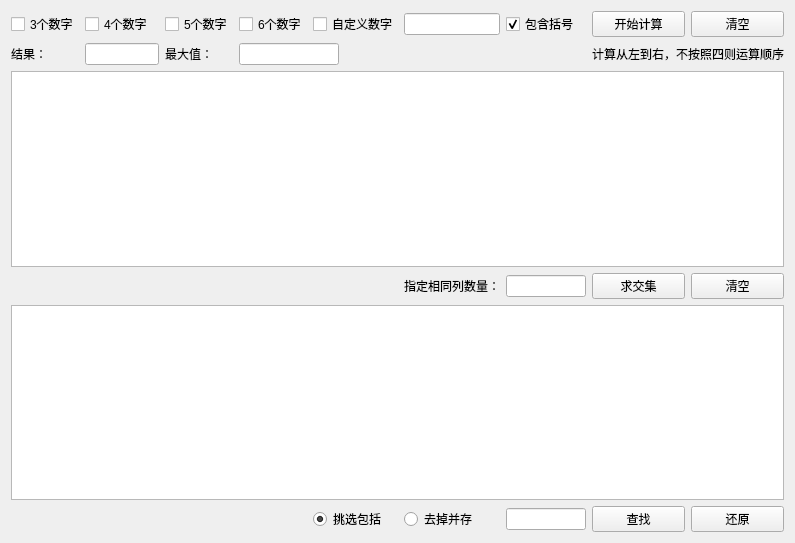
<?xml version="1.0" encoding="UTF-8"?>
<ui version="4.0">
 <class>MainWindow</class>
 <widget class="QMainWindow" name="MainWindow">
  <property name="geometry">
   <rect>
    <x>0</x>
    <y>0</y>
    <width>795</width>
    <height>543</height>
   </rect>
  </property>
  <property name="windowTitle">
   <string>计算器</string>
  </property>
  <widget class="QWidget" name="centralWidget">
   <layout class="QGridLayout" name="gridLayout_2">
    <item row="0" column="0">
     <layout class="QGridLayout" name="gridLayout">
      <item row="0" column="5" colspan="4">
       <widget class="QCheckBox" name="checkBox_4">
        <property name="text">
         <string>6个数字</string>
        </property>
       </widget>
      </item>
      <item row="3" column="0" colspan="14">
       <widget class="QTreeView" name="treeView">
        <property name="sortingEnabled">
         <bool>true</bool>
        </property>
        <attribute name="headerShowSortIndicator" stdset="0">
         <bool>true</bool>
        </attribute>
       </widget>
      </item>
      <item row="6" column="11">
       <widget class="QLineEdit" name="lineEdit_3"/>
      </item>
      <item row="0" column="2">
       <widget class="QCheckBox" name="checkBox_2">
        <property name="text">
         <string>4个数字</string>
        </property>
       </widget>
      </item>
      <item row="0" column="0" colspan="2">
       <widget class="QCheckBox" name="checkBox">
        <property name="text">
         <string>3个数字</string>
        </property>
       </widget>
      </item>
      <item row="6" column="0" colspan="3">
       <widget class="QLabel" name="label_6">
        <property name="text">
         <string/>
        </property>
       </widget>
      </item>
      <item row="2" column="10" colspan="2">
       <spacer name="horizontalSpacer">
        <property name="orientation">
         <enum>Qt::Horizontal</enum>
        </property>
        <property name="sizeHint" stdset="0">
         <size>
          <width>88</width>
          <height>20</height>
         </size>
        </property>
       </spacer>
      </item>
      <item row="0" column="4">
       <widget class="QCheckBox" name="checkBox_3">
        <property name="text">
         <string>5个数字</string>
        </property>
       </widget>
      </item>
      <item row="2" column="0" colspan="2">
       <widget class="QLabel" name="label">
        <property name="text">
         <string>结果：</string>
        </property>
       </widget>
      </item>
      <item row="2" column="12" colspan="2">
       <widget class="QLabel" name="label_3">
        <property name="text">
         <string>计算从左到右，不按照四则运算顺序</string>
        </property>
       </widget>
      </item>
      <item row="0" column="13">
       <widget class="QPushButton" name="pushButton_2">
        <property name="maximumSize">
         <size>
          <width>100</width>
          <height>16777215</height>
         </size>
        </property>
        <property name="text">
         <string>清空</string>
        </property>
       </widget>
      </item>
      <item row="6" column="3" colspan="6">
       <widget class="QLabel" name="label_8">
        <property name="text">
         <string/>
        </property>
       </widget>
      </item>
      <item row="4" column="3" colspan="7">
       <widget class="QLabel" name="label_7">
        <property name="text">
         <string/>
        </property>
       </widget>
      </item>
      <item row="4" column="13">
       <widget class="QPushButton" name="pushButton_5">
        <property name="maximumSize">
         <size>
          <width>100</width>
          <height>16777215</height>
         </size>
        </property>
        <property name="text">
         <string>清空</string>
        </property>
       </widget>
      </item>
      <item row="4" column="10">
       <widget class="QLabel" name="label_4">
        <property name="text">
         <string>指定相同列数量：</string>
        </property>
       </widget>
      </item>
      <item row="0" column="12">
       <widget class="QPushButton" name="pushButton">
        <property name="maximumSize">
         <size>
          <width>100</width>
          <height>16777215</height>
         </size>
        </property>
        <property name="text">
         <string>开始计算</string>
        </property>
       </widget>
      </item>
      <item row="4" column="0" colspan="3">
       <widget class="QLabel" name="label_5">
        <property name="text">
         <string/>
        </property>
       </widget>
      </item>
      <item row="6" column="13">
       <widget class="QPushButton" name="pushButton_6">
        <property name="text">
         <string>还原</string>
        </property>
       </widget>
      </item>
      <item row="6" column="10">
       <widget class="QRadioButton" name="radioButton_2">
        <property name="text">
         <string>去掉并存</string>
        </property>
       </widget>
      </item>
      <item row="5" column="0" colspan="14">
       <widget class="QListView" name="listView"/>
      </item>
      <item row="2" column="2" colspan="2">
       <widget class="QLineEdit" name="lineEdit_4">
        <property name="maximumSize">
         <size>
          <width>100</width>
          <height>16777215</height>
         </size>
        </property>
       </widget>
      </item>
      <item row="6" column="9">
       <widget class="QRadioButton" name="radioButton">
        <property name="text">
         <string>挑选包括</string>
        </property>
        <property name="checked">
         <bool>true</bool>
        </property>
       </widget>
      </item>
      <item row="6" column="12">
       <widget class="QPushButton" name="pushButton_3">
        <property name="text">
         <string>查找</string>
        </property>
       </widget>
      </item>
      <item row="4" column="12">
       <widget class="QPushButton" name="pushButton_4">
        <property name="maximumSize">
         <size>
          <width>100</width>
          <height>16777215</height>
         </size>
        </property>
        <property name="text">
         <string>求交集</string>
        </property>
       </widget>
      </item>
      <item row="4" column="11">
       <widget class="QLineEdit" name="lineEdit_2"/>
      </item>
      <item row="2" column="4">
       <widget class="QLabel" name="label_2">
        <property name="text">
         <string>最大值：</string>
        </property>
       </widget>
      </item>
      <item row="2" column="5" colspan="5">
       <widget class="QLineEdit" name="lineEdit">
        <property name="maximumSize">
         <size>
          <width>100</width>
          <height>16777215</height>
         </size>
        </property>
       </widget>
      </item>
      <item row="0" column="11">
       <widget class="QCheckBox" name="checkBox_5">
        <property name="text">
         <string>包含括号</string>
        </property>
        <property name="checked">
         <bool>true</bool>
        </property>
       </widget>
      </item>
      <item row="0" column="9">
       <widget class="QCheckBox" name="checkBox_6">
        <property name="text">
         <string>自定义数字</string>
        </property>
       </widget>
      </item>
      <item row="0" column="10">
       <widget class="QLineEdit" name="lineEdit_5"/>
      </item>
     </layout>
    </item>
   </layout>
  </widget>
 </widget>
 <layoutdefault spacing="6" margin="11"/>
 <resources/>
 <connections/>
</ui>
